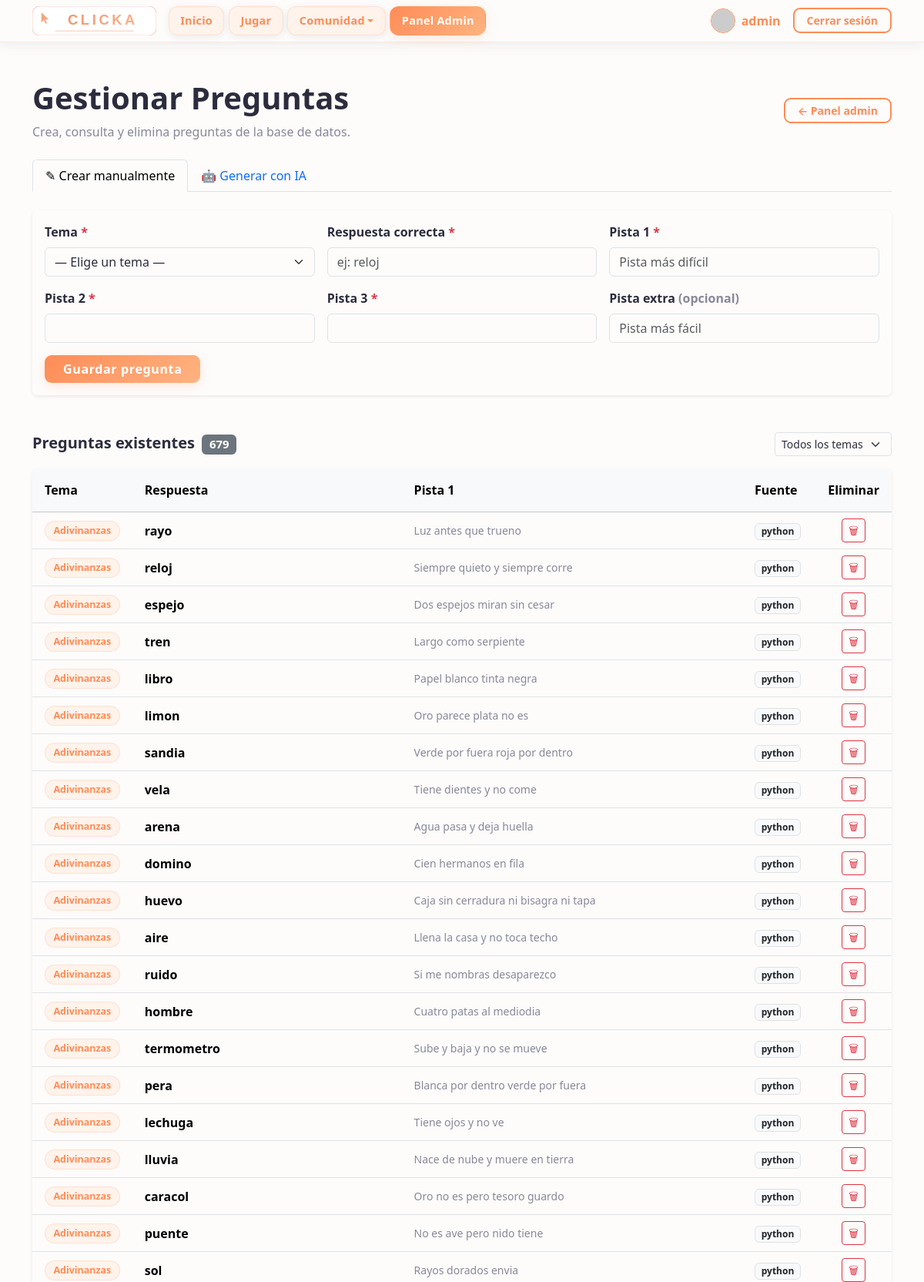
The page /pages/questions.php (signed in, upper part) on the database its author committed.
### tables this page shows
CREATE TABLE preguntas (
    id INTEGER PRIMARY KEY AUTOINCREMENT,
    tema_id INTEGER NOT NULL,
    pista1 TEXT NOT NULL,
    pista2 TEXT NOT NULL,
    pista3 TEXT NOT NULL,
    pista_extra TEXT,
    respuesta TEXT NOT NULL,
    fuente TEXT NOT NULL DEFAULT 'manual',
    created_at TEXT NOT NULL DEFAULT CURRENT_TIMESTAMP,
    FOREIGN KEY (tema_id) REFERENCES temas (id) ON DELETE CASCADE
);

CREATE TABLE temas (
    id INTEGER PRIMARY KEY AUTOINCREMENT,
    nombre TEXT NOT NULL UNIQUE,
    created_at TEXT NOT NULL DEFAULT CURRENT_TIMESTAMP
);

### pages/questions.php (the view, shortened to what this page needs)
<?php
require_once '../includes/db.php';
$preguntas = [];
$filterTema = isset($_GET['tema_id']) ? (int) $_GET['tema_id'] : 0;
$sql = 'SELECT p.id, p.pista1, p.pista2, p.pista3, p.pista_extra, p.respuesta,
               p.fuente, t.nombre AS tema_nombre
        FROM preguntas p
        JOIN temas t ON p.tema_id = t.id';
if ($filterTema > 0) {
    $stmtQ = $db->prepare($sql . ' WHERE p.tema_id = :tid ORDER BY p.id DESC');
    $stmtQ->bindValue(':tid', $filterTema, SQLITE3_INTEGER);
    $resQ = $stmtQ->execute();
} else {
    $resQ = $db->query($sql . ' ORDER BY t.nombre, p.id DESC');
}
while ($row = $resQ->fetchArray(SQLITE3_ASSOC)) {
    $preguntas[] = $row;
}
?>
<!DOCTYPE html>
<html lang="es">
<head>
  <?php include '../includes/head.php'; ?>
</head>
<body>
  <?php include '../includes/menu.php'; ?>
  <main class="container mt-5 pb-5">
    <div class="d-flex justify-content-between align-items-center mb-4">
      <div>
        <h1 class="fw-bold">Gestionar Preguntas</h1>
        <p class="text-muted mb-0">Crea, consulta y elimina preguntas de la base de datos.</p>
      </div>
      <a href="admin_config.php" class="btn btn-outline-accent btn-sm px-3">← Panel admin</a>
    </div>
    <ul class="nav nav-tabs mb-4" id="adminTabs">
      <li class="nav-item">
        <button class="nav-link active" data-bs-toggle="tab" data-bs-target="#tab-manual">
          &#9998; Crear manualmente
        </button>
      </li>
      <li class="nav-item">
        <button class="nav-link" data-bs-toggle="tab" data-bs-target="#tab-ia">
          &#129302; Generar con IA
        </button>
      </li>
    </ul>
    <div class="tab-content mb-5">
      <div class="tab-pane fade show active" id="tab-manual">
        <div class="card border-0 shadow-sm">
          <div class="card-body">
            <form method="POST">
              <div class="row g-3">
                <div class="col-md-4">
                  <label class="form-label fw-semibold">Tema <span class="text-danger">*</span></label>
                  <select name="tema_id" class="form-select" required>
                    <option value="">— Elige un tema —</option>
                  </select>
                </div>
                <div class="col-md-4">
                  <label class="form-label fw-semibold">Respuesta correcta <span class="text-danger">*</span></label>
                  <input type="text" name="respuesta" class="form-control" placeholder="ej: reloj" required>
                </div>
                <div class="col-12 col-md-4">
                  <label class="form-label fw-semibold">Pista 1 <span class="text-danger">*</span></label>
                  <input type="text" name="pista1" class="form-control" placeholder="Pista más difícil" required>
                </div>
                <div class="col-12 col-md-4">
                  <label class="form-label fw-semibold">Pista 2 <span class="text-danger">*</span></label>
                  <input type="text" name="pista2" class="form-control" required>
                </div>
                <div class="col-12 col-md-4">
                  <label class="form-label fw-semibold">Pista 3 <span class="text-danger">*</span></label>
                  <input type="text" name="pista3" class="form-control" required>
                </div>
                <div class="col-12 col-md-4">
                  <label class="form-label fw-semibold">Pista extra <span class="text-muted">(opcional)</span></label>
                  <input type="text" name="pista_extra" class="form-control" placeholder="Pista más fácil">
                </div>
                <div class="col-12">
                  <button type="submit" class="btn btn-primary px-4">Guardar pregunta</button>
                </div>
              </div>
            </form>
          </div>
        </div>
      </div>
    </div>
    <div class="d-flex justify-content-between align-items-center mb-3">
      <h5 class="fw-bold mb-0">
        Preguntas existentes
        <span class="badge bg-secondary ms-1"><?php echo count($preguntas); ?></span>
      </h5>
      <form method="GET" class="d-flex gap-2 align-items-center">
        <select name="tema_id" class="form-select form-select-sm" style="width:auto"
                onchange="this.form.submit()">
          <option value="">Todos los temas</option>
        </select>
      </form>
    </div>
    <?php if (empty($preguntas)): ?>
      <p class="text-muted text-center py-5">No hay preguntas para mostrar.</p>
    <?php else: ?>
      <div class="card border-0 shadow-sm">
        <div class="table-responsive">
          <table class="table align-middle mb-0">
            <thead class="table-light">
              <tr>
                <th class="px-3 py-3" style="width:100px">Tema</th>
                <th class="px-3 py-3">Respuesta</th>
                <th class="px-3 py-3 d-none d-md-table-cell">Pista 1</th>
                <th class="px-3 py-3 d-none d-lg-table-cell">Fuente</th>
                <th class="px-3 py-3 text-center">Eliminar</th>
              </tr>
            </thead>
            <tbody>
              <?php foreach ($preguntas as $q): ?>
              <tr>
                <td class="px-3 py-2">
                  <span class="ranking-tema"><?php echo htmlspecialchars($q['tema_nombre']); ?></span>
                </td>
                <td class="px-3 py-2 fw-semibold">
                  <?php echo htmlspecialchars($q['respuesta']); ?>
                </td>
                <td class="px-3 py-2 text-muted small d-none d-md-table-cell">
                  <?php echo htmlspecialchars(mb_strimwidth($q['pista1'], 0, 60, '…')); ?>
                </td>
                <td class="px-3 py-2 d-none d-lg-table-cell">
                  <span class="badge <?php echo $q['fuente'] === 'ia' ? 'bg-info text-dark' : 'bg-light text-dark border'; ?>">
                    <?php echo htmlspecialchars($q['fuente']); ?>
                  </span>
                </td>
                <td class="px-3 py-2 text-center">
                  <form method="POST"
                        onsubmit="return confirm('¿Eliminar esta pregunta?');">
                    <button type="submit" class="btn btn-sm btn-outline-danger">&#128465;</button>
                  </form>
                </td>
              </tr>
              <?php endforeach; ?>
            </tbody>
          </table>
        </div>
      </div>
    <?php endif; ?>
  </main>
  <?php include '../includes/foot.php'; ?>
</body>
</html>

### assets/css/styles.css (style rules this page uses)
:root { --clika-bg: #FDFCFB; --clika-card-bg: #FFFFFF; --clika-surface: #FFF3EB; --clika-primary: #FF8C57; --clika-primary-hover: #F07040; --clika-accent: #FFB380; --clika-text: #2C2C3E; --clika-muted: #888899; --clika-border: rgba(255, 140, 87, 0.18); --clika-border-strong: rgba(255, 140, 87, 0.38); --clika-shadow: rgba(255, 140, 87, 0.18); --clika-shadow-dark: rgba(44, 44, 62, 0.08); --font-heading: ui-sans-serif, system-ui, -apple-system, 'Segoe UI', Roboto, 'Helvetica Neue', Arial, sans-serif; --font-body: ui-sans-serif, system-ui, -apple-system, 'Segoe UI', Roboto, 'Helvetica Neue', Arial, sans-serif; --bs-body-bg: var(--clika-bg); --bs-body-color: var(--clika-text); --bs-primary: var(--clika-primary); --bs-primary-rgb: 255, 140, 87; }
*, *::before, *::after { box-sizing: border-box; }
body { background-color: var(--clika-bg); color: var(--clika-text); font-family: var(--font-body); min-height: 100vh; display: flex; flex-direction: column; }
main { flex: 1 0 auto; }
h1, h2, h3, h4, h5, h6, .navbar-brand { font-family: var(--font-heading); }
.text-muted { color: var(--clika-muted) !important; }
.btn-primary { background: linear-gradient(135deg, var(--clika-primary), var(--clika-accent)); border: none; color: #fff; font-family: var(--font-heading); font-weight: 700; letter-spacing: .04em; border-radius: 9px; box-shadow: 0 4px 16px var(--clika-shadow); transition: transform .18s, box-shadow .18s, filter .18s; }
.btn-outline-accent { border: 2px solid var(--clika-primary); color: var(--clika-primary); font-weight: 700; border-radius: 9px; background: transparent; transition: background .2s, color .2s, box-shadow .2s; }
.ranking-tema { display: inline-block; background: var(--clika-surface); border: 1px solid var(--clika-border); color: var(--clika-primary); font-size: .78rem; font-weight: 600; padding: .18rem .65rem; border-radius: 50px; text-transform: capitalize; }

### rows shown on the page
preguntas: tema.nombre "Adivinanzas", respuesta "rayo", pista1 "Luz antes que trueno", fuente "python"
preguntas: tema.nombre "Adivinanzas", respuesta "reloj", pista1 "Siempre quieto y siempre corre", fuente "python"
preguntas: tema.nombre "Adivinanzas", respuesta "espejo", pista1 "Dos espejos miran sin cesar", fuente "python"
preguntas: tema.nombre "Adivinanzas", respuesta "tren", pista1 "Largo como serpiente", fuente "python"
preguntas: tema.nombre "Adivinanzas", respuesta "libro", pista1 "Papel blanco tinta negra", fuente "python"
preguntas: tema.nombre "Adivinanzas", respuesta "limon", pista1 "Oro parece plata no es", fuente "python"
preguntas: tema.nombre "Adivinanzas", respuesta "sandia", pista1 "Verde por fuera roja por dentro", fuente "python"
preguntas: tema.nombre "Adivinanzas", respuesta "vela", pista1 "Tiene dientes y no come", fuente "python"
preguntas: tema.nombre "Adivinanzas", respuesta "arena", pista1 "Agua pasa y deja huella", fuente "python"
preguntas: tema.nombre "Adivinanzas", respuesta "domino", pista1 "Cien hermanos en fila", fuente "python"
preguntas: tema.nombre "Adivinanzas", respuesta "huevo", pista1 "Caja sin cerradura ni bisagra ni tapa", fuente "python"
preguntas: tema.nombre "Adivinanzas", respuesta "aire", pista1 "Llena la casa y no toca techo", fuente "python"
preguntas: tema.nombre "Adivinanzas", respuesta "ruido", pista1 "Si me nombras desaparezco", fuente "python"
preguntas: tema.nombre "Adivinanzas", respuesta "hombre", pista1 "Cuatro patas al mediodia", fuente "python"
preguntas: tema.nombre "Adivinanzas", respuesta "termometro", pista1 "Sube y baja y no se mueve", fuente "python"
preguntas: tema.nombre "Adivinanzas", respuesta "pera", pista1 "Blanca por dentro verde por fuera", fuente "python"
preguntas: tema.nombre "Adivinanzas", respuesta "lechuga", pista1 "Tiene ojos y no ve", fuente "python"
preguntas: tema.nombre "Adivinanzas", respuesta "lluvia", pista1 "Nace de nube y muere en tierra", fuente "python"
preguntas: tema.nombre "Adivinanzas", respuesta "caracol", pista1 "Oro no es pero tesoro guardo", fuente "python"
preguntas: tema.nombre "Adivinanzas", respuesta "puente", pista1 "No es ave pero nido tiene", fuente "python"
preguntas: tema.nombre "Adivinanzas", respuesta "sol", pista1 "Rayos dorados envia", fuente "python"

### other values the page prints
$navName "admin"
count($preguntas) "679"
